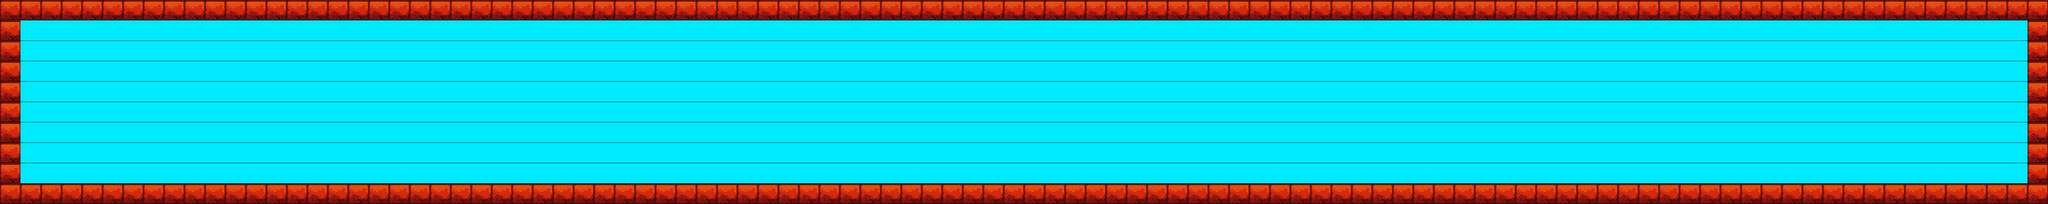

A level layout from a 2D game, rendered from its tile map. Below: a short description, then the map file with its tile-grid data intact:
An orthogonal 100x10 tile map with 64x64 px tiles, 2 tile layers (Background, Walls) and 12 objects.

<map version="1.0" orientation="orthogonal" renderorder="right-down" width="100" height="10" tilewidth="64" tileheight="64" nextobjectid="13">
 <tileset firstgid="1" name="Bounce" tilewidth="64" tileheight="64" tilecount="16" columns="4">
  <image source="tileset.png" width="256" height="256" />
 </tileset>
 <layer name="Background" width="100" height="10">
  <data encoding="csv">
3,3,3,3,3,3,3,3,3,3,3,3,3,3,3,3,3,3,3,3,3,3,3,3,3,3,3,3,3,3,3,3,3,3,3,3,3,3,3,3,3,3,3,3,3,3,3,3,3,3,3,3,3,3,3,3,3,3,3,3,3,3,3,3,3,3,3,3,3,3,3,3,3,3,3,3,3,3,3,3,3,3,3,3,3,3,3,3,3,3,3,3,3,3,3,3,3,3,3,3,
3,3,3,3,3,3,3,3,3,3,3,3,3,3,3,3,3,3,3,3,3,3,3,3,3,3,3,3,3,3,3,3,3,3,3,3,3,3,3,3,3,3,3,3,3,3,3,3,3,3,3,3,3,3,3,3,3,3,3,3,3,3,3,3,3,3,3,3,3,3,3,3,3,3,3,3,3,3,3,3,3,3,3,3,3,3,3,3,3,3,3,3,3,3,3,3,3,3,3,3,
3,3,3,3,3,3,3,3,3,3,3,3,3,3,3,3,3,3,3,3,3,3,3,3,3,3,3,3,3,3,3,3,3,3,3,3,3,3,3,3,3,3,3,3,3,3,3,3,3,3,3,3,3,3,3,3,3,3,3,3,3,3,3,3,3,3,3,3,3,3,3,3,3,3,3,3,3,3,3,3,3,3,3,3,3,3,3,3,3,3,3,3,3,3,3,3,3,3,3,3,
3,3,3,3,3,3,3,3,3,3,3,3,3,3,3,3,3,3,3,3,3,3,3,3,3,3,3,3,3,3,3,3,3,3,3,3,3,3,3,3,3,3,3,3,3,3,3,3,3,3,3,3,3,3,3,3,3,3,3,3,3,3,3,3,3,3,3,3,3,3,3,3,3,3,3,3,3,3,3,3,3,3,3,3,3,3,3,3,3,3,3,3,3,3,3,3,3,3,3,3,
3,3,3,3,3,3,3,3,3,3,3,3,3,3,3,3,3,3,3,3,3,3,3,3,3,3,3,3,3,3,3,3,3,3,3,3,3,3,3,3,3,3,3,3,3,3,3,3,3,3,3,3,3,3,3,3,3,3,3,3,3,3,3,3,3,3,3,3,3,3,3,3,3,3,3,3,3,3,3,3,3,3,3,3,3,3,3,3,3,3,3,3,3,3,3,3,3,3,3,3,
3,3,3,3,3,3,3,3,3,3,3,3,3,3,3,3,3,3,3,3,3,3,3,3,3,3,3,3,3,3,3,3,3,3,3,3,3,3,3,3,3,3,3,3,3,3,3,3,3,3,3,3,3,3,3,3,3,3,3,3,3,3,3,3,3,3,3,3,3,3,3,3,3,3,3,3,3,3,3,3,3,3,3,3,3,3,3,3,3,3,3,3,3,3,3,3,3,3,3,3,
3,3,3,3,3,3,3,3,3,3,3,3,3,3,3,3,3,3,3,3,3,3,3,3,3,3,3,3,3,3,3,3,3,3,3,3,3,3,3,3,3,3,3,3,3,3,3,3,3,3,3,3,3,3,3,3,3,3,3,3,3,3,3,3,3,3,3,3,3,3,3,3,3,3,3,3,3,3,3,3,3,3,3,3,3,3,3,3,3,3,3,3,3,3,3,3,3,3,3,3,
3,3,3,3,3,3,3,3,3,3,3,3,3,3,3,3,3,3,3,3,3,3,3,3,3,3,3,3,3,3,3,3,3,3,3,3,3,3,3,3,3,3,3,3,3,3,3,3,3,3,3,3,3,3,3,3,3,3,3,3,3,3,3,3,3,3,3,3,3,3,3,3,3,3,3,3,3,3,3,3,3,3,3,3,3,3,3,3,3,3,3,3,3,3,3,3,3,3,3,3,
3,3,3,3,3,3,3,3,3,3,3,3,3,3,3,3,3,3,3,3,3,3,3,3,3,3,3,3,3,3,3,3,3,3,3,3,3,3,3,3,3,3,3,3,3,3,3,3,3,3,3,3,3,3,3,3,3,3,3,3,3,3,3,3,3,3,3,3,3,3,3,3,3,3,3,3,3,3,3,3,3,3,3,3,3,3,3,3,3,3,3,3,3,3,3,3,3,3,3,3,
3,3,3,3,3,3,3,3,3,3,3,3,3,3,3,3,3,3,3,3,3,3,3,3,3,3,3,3,3,3,3,3,3,3,3,3,3,3,3,3,3,3,3,3,3,3,3,3,3,3,3,3,3,3,3,3,3,3,3,3,3,3,3,3,3,3,3,3,3,3,3,3,3,3,3,3,3,3,3,3,3,3,3,3,3,3,3,3,3,3,3,3,3,3,3,3,3,3,3,3
</data>
 </layer>
 <layer name="Walls" width="100" height="10">
  <data encoding="csv">
2,2,2,2,2,2,2,2,2,2,2,2,2,2,2,2,2,2,2,2,2,2,2,2,2,2,2,2,2,2,2,2,2,2,2,2,2,2,2,2,2,2,2,2,2,2,2,2,2,2,2,2,2,2,2,2,2,2,2,2,2,2,2,2,2,2,2,2,2,2,2,2,2,2,2,2,2,2,2,2,2,2,2,2,2,2,2,2,2,2,2,2,2,2,2,2,2,2,2,2,
2,0,0,0,0,0,0,0,0,0,0,0,0,0,0,0,0,0,0,0,0,0,0,0,0,0,0,0,0,0,0,0,0,0,0,0,0,0,0,0,0,0,0,0,0,0,0,0,0,0,0,0,0,0,0,0,0,0,0,0,0,0,0,0,0,0,0,0,0,0,0,0,0,0,0,0,0,0,0,0,0,0,0,0,0,0,0,0,0,0,0,0,0,0,0,0,0,0,0,2,
2,0,0,0,0,0,0,0,0,0,0,0,0,0,0,0,0,0,0,0,0,0,0,0,0,0,0,0,0,0,0,0,0,0,0,0,0,0,0,0,0,0,0,0,0,0,0,0,0,0,0,0,0,0,0,0,0,0,0,0,0,0,0,0,0,0,0,0,0,0,0,0,0,0,0,0,0,0,0,0,0,0,0,0,0,0,0,0,0,0,0,0,0,0,0,0,0,0,0,2,
2,0,0,0,0,0,0,0,0,0,0,0,0,0,0,0,0,0,0,0,0,0,0,0,0,0,0,0,0,0,0,0,0,0,0,0,0,0,0,0,0,0,0,0,0,0,0,0,0,0,0,0,0,0,0,0,0,0,0,0,0,0,0,0,0,0,0,0,0,0,0,0,0,0,0,0,0,0,0,0,0,0,0,0,0,0,0,0,0,0,0,0,0,0,0,0,0,0,0,2,
2,0,0,0,0,0,0,0,0,0,0,0,0,0,0,0,0,0,0,0,0,0,0,0,0,0,0,0,0,0,0,0,0,0,0,0,0,0,0,0,0,0,0,0,0,0,0,0,0,0,0,0,0,0,0,0,0,0,0,0,0,0,0,0,0,0,0,0,0,0,0,0,0,0,0,0,0,0,0,0,0,0,0,0,0,0,0,0,0,0,0,0,0,0,0,0,0,0,0,2,
2,0,0,0,0,0,0,0,0,0,0,0,0,0,0,0,0,0,0,0,0,0,0,0,0,0,0,0,0,0,0,0,0,0,0,0,0,0,0,0,0,0,0,0,0,0,0,0,0,0,0,0,0,0,0,0,0,0,0,0,0,0,0,0,0,0,0,0,0,0,0,0,0,0,0,0,0,0,0,0,0,0,0,0,0,0,0,0,0,0,0,0,0,0,0,0,0,0,0,2,
2,0,0,0,0,0,0,0,0,0,0,0,0,0,0,0,0,0,0,0,0,0,0,0,0,0,0,0,0,0,0,0,0,0,0,0,0,0,0,0,0,0,0,0,0,0,0,0,0,0,0,0,0,0,0,0,0,0,0,0,0,0,0,0,0,0,0,0,0,0,0,0,0,0,0,0,0,0,0,0,0,0,0,0,0,0,0,0,0,0,0,0,0,0,0,0,0,0,0,2,
2,0,0,0,0,0,0,0,0,0,0,0,0,0,0,0,0,0,0,0,0,0,0,0,0,0,0,0,0,0,0,0,0,0,0,0,0,0,0,0,0,0,0,0,0,0,0,0,0,0,0,0,0,0,0,0,0,0,0,0,0,0,0,0,0,0,0,0,0,0,0,0,0,0,0,0,0,0,0,0,0,0,0,0,0,0,0,0,0,0,0,0,0,0,0,0,0,0,0,2,
2,0,0,0,0,0,0,0,0,0,0,0,0,0,0,0,0,0,0,0,0,0,0,0,0,0,0,0,0,0,0,0,0,0,0,0,0,0,0,0,0,0,0,0,0,0,0,0,0,0,0,0,0,0,0,0,0,0,0,0,0,0,0,0,0,0,0,0,0,0,0,0,0,0,0,0,0,0,0,0,0,0,0,0,0,0,0,0,0,0,0,0,0,0,0,0,0,0,0,2,
2,2,2,2,2,2,2,2,2,2,2,2,2,2,2,2,2,2,2,2,2,2,2,2,2,2,2,2,2,2,2,2,2,2,2,2,2,2,2,2,2,2,2,2,2,2,2,2,2,2,2,2,2,2,2,2,2,2,2,2,2,2,2,2,2,2,2,2,2,2,2,2,2,2,2,2,2,2,2,2,2,2,2,2,2,2,2,2,2,2,2,2,2,2,2,2,2,2,2,2
</data>
 </layer>
 <objectgroup name="Walls">
  <object id="1" x="0" y="0" width="3840" height="64" />
  <object id="2" x="3840" y="0" width="2624" height="64" />
  <object id="3" x="6336" y="128" width="64" height="512" />
  <object id="4" x="6400" y="64" />
  <object id="5" x="6336" y="128" />
  <object id="6" x="6336" y="128" />
  <object id="7" x="6336" y="64" width="64" height="64" />
  <object id="8" x="6336" y="576" height="64" />
  <object id="9" x="6336" y="640" />
  <object id="10" x="0" y="64" width="64" height="576" />
  <object id="11" x="64" y="576" width="3456" height="64" />
  <object id="12" x="3520" y="576" width="2816" height="64" />
 </objectgroup>
</map>